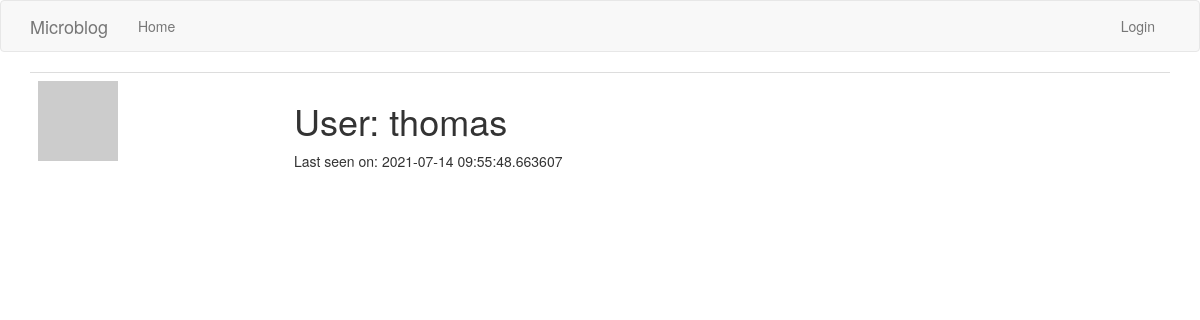
Before: /user/thomas with the older database file.
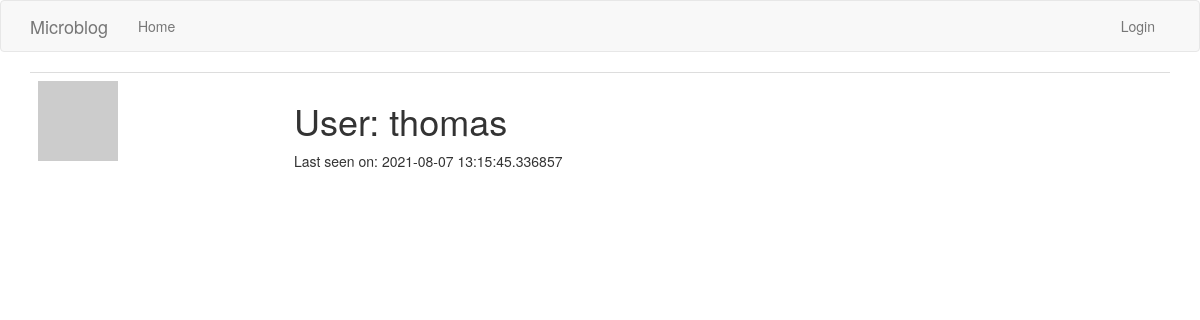
After: the same page with the newer database file.
### app/models.py (models this page shows, shortened)
class User(UserMixin, db.Model):
    id = db.Column(db.Integer, primary_key=True)
    username = db.Column(db.String(64), index=True, unique=True)
    email = db.Column(db.String(120), index=True, unique=True)
    password_hash = db.Column(db.String(128))
    admin = db.Column(db.Boolean)
    about_me = db.Column(db.String(140))
    last_seen = db.Column(db.DateTime, default=datetime.utcnow)
    def avatar(self, size):
        digest = md5(self.email.lower().encode('utf-8')).hexdigest()
        return 'https://www.gravatar.com/avatar/{}?d=identicon&s={}'.format(digest, size)

### app/routes.py (the view)
@app.route('/user/<username>')
def user(username):
    user = User.query.filter_by(username=username).first()
    return render_template('user.html', user=user)

### app/routes.py (called while the page is built)
@app.before_request
def before_request():
    if not current_user.is_anonymous:
        current_user.last_seen = datetime.utcnow()
        db.session.commit()

### app/templates/user.html (shortened to what this page needs)
{% extends "base.html" %}
{% block app_content %}
    <table class="table table-hover">
        <tr>
            <td width="256px"><img src="{{ user.avatar(256) }}"></td>
            <td>
                <h1>User: {{ user.username }}</h1>
                {% if user.last_seen %}<p>Last seen on: {{ user.last_seen }}</p>{% endif %}
            </td>
        </tr>
    </table>
{% endblock %}

### app/templates/base.html (shortened to what this page needs)
{% extends 'bootstrap/base.html' %}
{% block navbar %}
    <nav class="navbar navbar-default">
        <div class="container">
            <div class="navbar-header">
                <a class="navbar-brand" href="{{ url_for('index') }}">Microblog</a>
            </div>
            <div class="collapse navbar-collapse" id="bs-example-navbar-collapse-1">
                <ul class="nav navbar-nav">
                    <li><a href="{{ url_for('index') }}">Home</a></li>
                </ul>
                <ul class="nav navbar-nav navbar-right">
                    {% if current_user.is_anonymous %}
                    <li><a href="{{ url_for('login') }}">Login</a></li>
                    {% else %}
                    <li><a href="{{ url_for('user', username=current_user.username) }}">Profile</a></li>
                    <li><a href="{{ url_for('logout') }}">Logout</a></li>
                    {% endif %}
                </ul>
            </div>
        </div>
    </nav>
{% endblock %}
{% block content %}
    <div class="container">
        {% block app_content %}{% endblock %}
    </div>
{% endblock %}

Changed rows visible on the page:
changed User "thomas": last_seen "2021-07-14 09:55:48.663607" → "2021-08-07 13:15:45.336857"
